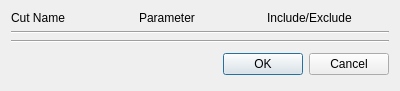
<?xml version="1.0" encoding="UTF-8"?>
<ui version="4.0">
 <class>DialogActiveCuts</class>
 <widget class="QDialog" name="DialogActiveCuts">
  <property name="geometry">
   <rect>
    <x>0</x>
    <y>0</y>
    <width>400</width>
    <height>88</height>
   </rect>
  </property>
  <property name="windowTitle">
   <string>Active cuts (Current plot)</string>
  </property>
  <layout class="QGridLayout" name="gridLayout">
   <item row="1" column="0" colspan="3">
    <widget class="Line" name="lineTop">
     <property name="orientation">
      <enum>Qt::Horizontal</enum>
     </property>
    </widget>
   </item>
   <item row="0" column="0">
    <widget class="QLabel" name="labelName">
     <property name="text">
      <string>Cut Name</string>
     </property>
    </widget>
   </item>
   <item row="0" column="2">
    <widget class="QLabel" name="labelInclude">
     <property name="text">
      <string>Include/Exclude</string>
     </property>
    </widget>
   </item>
   <item row="0" column="1">
    <widget class="QLabel" name="labelParameter">
     <property name="text">
      <string>Parameter</string>
     </property>
    </widget>
   </item>
   <item row="3" column="0" colspan="3">
    <layout class="QHBoxLayout">
     <property name="spacing">
      <number>6</number>
     </property>
     <property name="leftMargin">
      <number>0</number>
     </property>
     <property name="topMargin">
      <number>0</number>
     </property>
     <property name="rightMargin">
      <number>0</number>
     </property>
     <property name="bottomMargin">
      <number>0</number>
     </property>
     <item>
      <spacer>
       <property name="orientation">
        <enum>Qt::Horizontal</enum>
       </property>
       <property name="sizeHint" stdset="0">
        <size>
         <width>131</width>
         <height>31</height>
        </size>
       </property>
      </spacer>
     </item>
     <item>
      <widget class="QPushButton" name="okButton">
       <property name="text">
        <string>OK</string>
       </property>
      </widget>
     </item>
     <item>
      <widget class="QPushButton" name="cancelButton">
       <property name="text">
        <string>Cancel</string>
       </property>
      </widget>
     </item>
    </layout>
   </item>
   <item row="2" column="0" colspan="3">
    <widget class="Line" name="lineBottom">
     <property name="orientation">
      <enum>Qt::Horizontal</enum>
     </property>
    </widget>
   </item>
  </layout>
 </widget>
 <resources/>
 <connections>
  <connection>
   <sender>okButton</sender>
   <signal>clicked()</signal>
   <receiver>DialogActiveCuts</receiver>
   <slot>accept()</slot>
   <hints>
    <hint type="sourcelabel">
     <x>278</x>
     <y>253</y>
    </hint>
    <hint type="destinationlabel">
     <x>96</x>
     <y>254</y>
    </hint>
   </hints>
  </connection>
  <connection>
   <sender>cancelButton</sender>
   <signal>clicked()</signal>
   <receiver>DialogActiveCuts</receiver>
   <slot>reject()</slot>
   <hints>
    <hint type="sourcelabel">
     <x>369</x>
     <y>253</y>
    </hint>
    <hint type="destinationlabel">
     <x>179</x>
     <y>282</y>
    </hint>
   </hints>
  </connection>
 </connections>
</ui>
